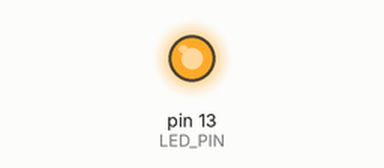
Simulated run of this sketch. Board: Arduino Uno, built with avr-gcc and run on an emulated ATmega328P. Parts: output pins drawn as LEDs (lit = HIGH).

Above: at 0.1 s.
At 1.1 s:
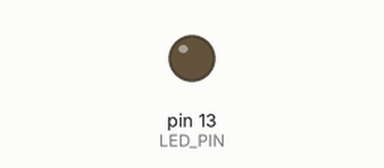
Timing chart, 0 to 2.6 s (numbered marks = the images above):
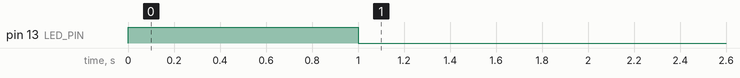

The sketch:

pulse.ino
```cpp
// Pin 13 has an LED connected on most Arduino boards.
#define LED_PIN 13

int duration = 1000; // ms
bool first = true;

  // put your setup code here, to run once:
void setup()
{
  // initialize the digital pin as an output.
    pinMode(LED_PIN, OUTPUT);
}

  // put your main code here, to run over and over again forever:
void loop()
{

    if( first ){
        // turn the LED on (HIGH is the voltage level)
    	digitalWrite(LED_PIN, HIGH);
	first = false;
	delay(duration);  // wait
	// turn the LED off by making the voltage LOW
	digitalWrite(LED_PIN, LOW);
    }

}
```

Measured:
- by itself, pin 13 (LED_PIN): LOW → HIGH at 0.00 s, → LOW 1.0 s later
